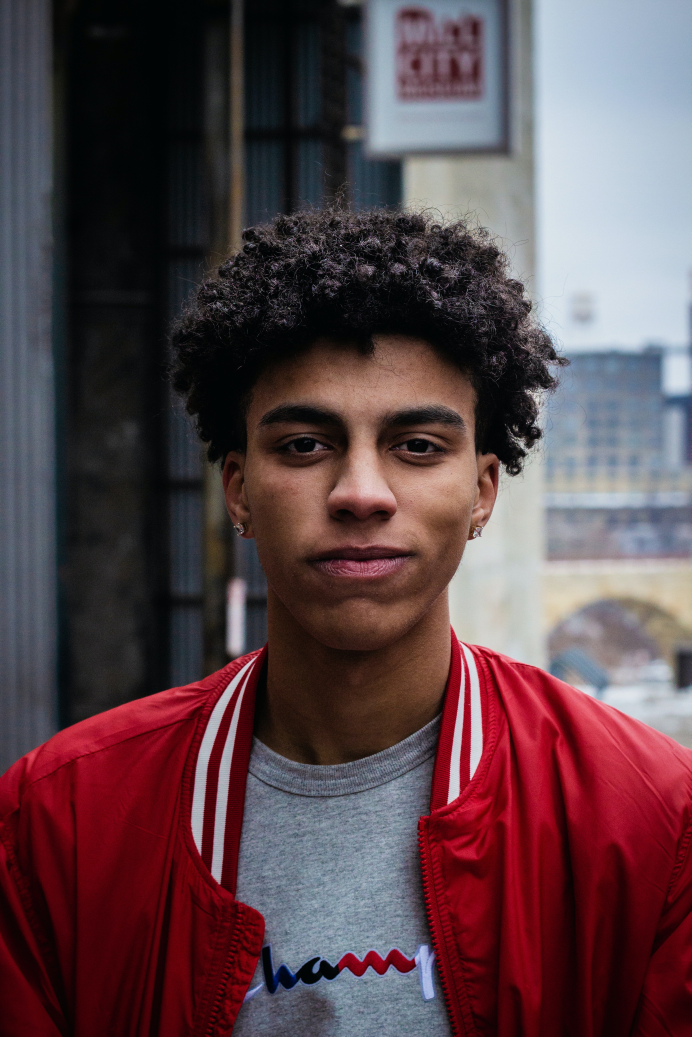
#> input picture Imagens/Homem.jpg, 3456 x 5184 px, found by its file name (shown at 1/5 size)
$ python 'Pixelando uma Imagem - Versão 1.0.0.py'
#> lines starting #> are read from the running program, lines starting #| are printed output that depends on the picture
#
########################################################################
# Importação das Bibliotecas Necessárias
########################################################################
#
import cv2 as cv
import numpy as np
import matplotlib.pyplot as plt
import os
from pathlib import Path

#
########################################################################
# Funções de Apoio
########################################################################
#
def LimpaTerminal ():
    if os.name == "nt":
       _ = os.system( "cls" )
    else:
      _ = os.system( "clear ")
    return ()

def CenarioInterpolacaoImagem ( imgOriginal, imgDobro, imgMetade, strTituloDobro, strTituloMetade ):
    Grafico = plt.figure( )

    Grafico.add_subplot(1,3,1)
    plt.imshow(imgOriginal )
    plt.title("Original")

    Grafico.add_subplot(1,3,2)
    plt.imshow(imgDobro )
    plt.title(strTituloDobro)

    Grafico.add_subplot(1,3,3)
    plt.imshow(imgMetade )
    plt.title(strTituloMetade)

    plt.tight_layout()
    plt.show ()
    return ()


#
########################################################################
# Definições Gerais
########################################################################
#
NomeImagem  = "Homem.jpg"
dirRaiz = Path.home()
dirBase = "Atividades/LocalCV"
dirImagem = "Imagens"
dirCaminhoImagem = str(Path(dirRaiz, dirBase, dirImagem, NomeImagem))
pixelLargura = 16
pixelAltura = 16

#
########################################################################
# Lendo e Reduzindo a Imagem
########################################################################
#
imgBase = cv.imread ( dirCaminhoImagem, cv.IMREAD_COLOR)
#> imgBase is the input picture: shape (5184, 3456, 3); mean B, G, R 74.7, 69.1, 91.8

#
########################################################################
# Checando se a Imagem Foi Lida com Sucesso
########################################################################
#
if imgBase is None:
   LimpaTerminal ()
   print( "Não Foi Localizada a Imagem : ", NomeImagem)
   exit ()

#
########################################################################
# Pixelando a Imagem
########################################################################
#
iAltura, iLargura = imgBase.shape[:2]
#> iAltura = 5184; iLargura = 3456
imgTemporaria = cv.resize(imgBase, (pixelLargura, pixelAltura), interpolation=cv.INTER_LINEAR)
imgResultado = cv.resize(imgTemporaria, (iLargura, iAltura ), interpolation=cv.INTER_NEAREST)
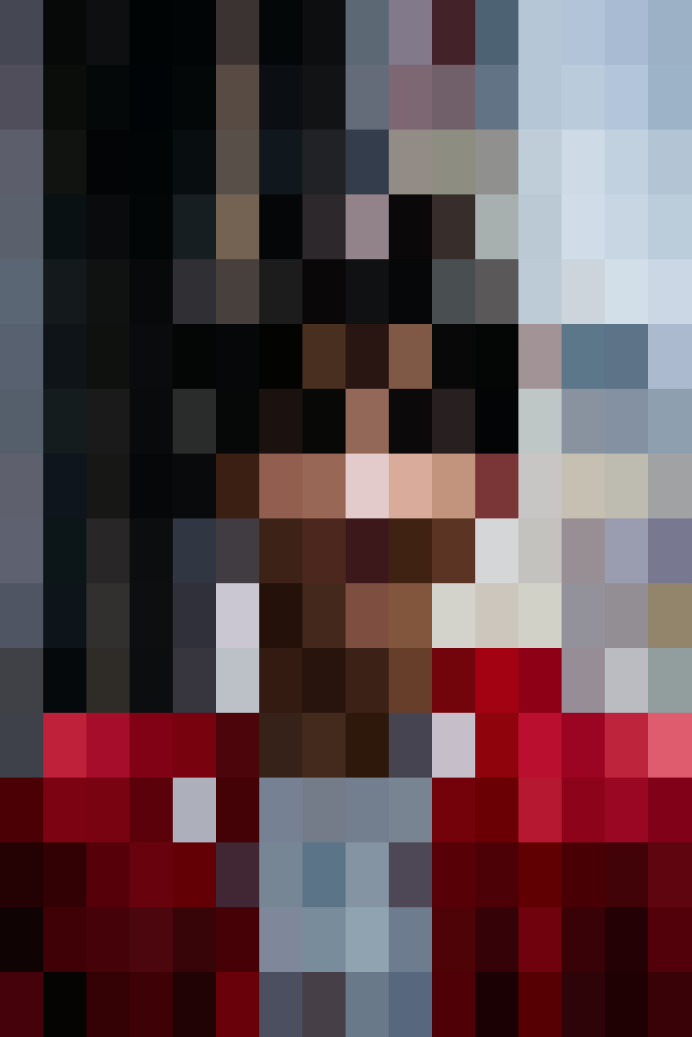
#> imgResultado: shape (5184, 3456, 3) (shown at 1/5 size); mean of channels 0, 1, 2 74, 68.8, 90.7; drawn as B, G, R

#
########################################################################
# Convertendo para Matplotlib
########################################################################
#
imgBase = cv.cvtColor ( imgBase, cv.COLOR_BGR2RGB )
imgResultado = cv.cvtColor ( imgResultado, cv.COLOR_BGR2RGB )

#
########################################################################
# Apresentação do Resultado
########################################################################
#
Grafico = plt.figure( )

Grafico.add_subplot(1,2,1)
plt.imshow(imgBase )
plt.title("Imagem Original")

Grafico.add_subplot(1,2,2)
plt.imshow(imgResultado )
plt.title( "Imagem Pixelada")

plt.tight_layout()
plt.show ()
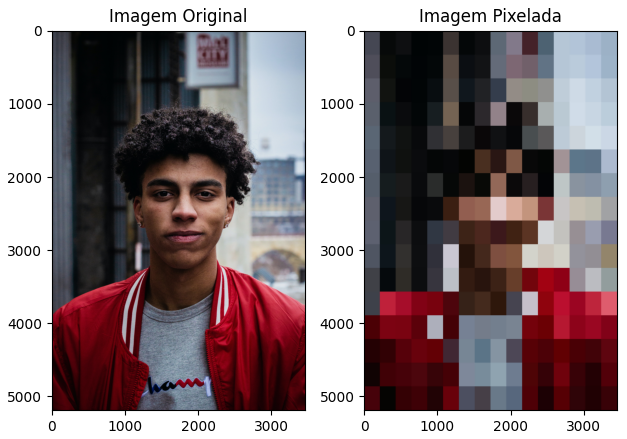
#> figure drawn by matplotlib, 2 panels

########################################################################
# FIM DO PROGRAMA
########################################################################

$ run again, with Imagens/Amigos.jpg copied over Imagens/Homem.jpg
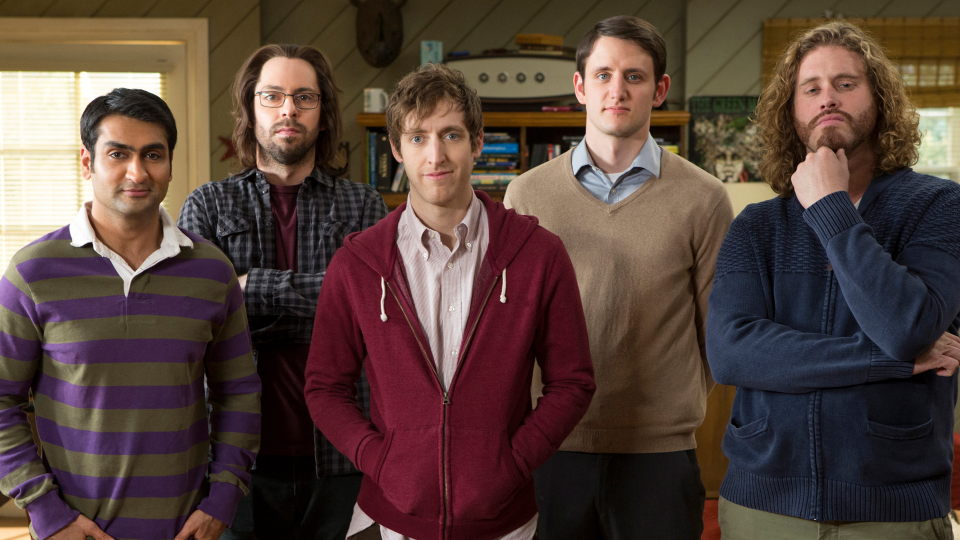
#> input picture Imagens/Amigos.jpg, 1920 x 1080 px, found by its file name (shown at 1/2 size)
#> imgBase is the input picture: shape (1080, 1920, 3); mean B, G, R 58.9, 65.5, 85.2
#> `imgResultado = cv.resize(imgTemporaria, (iLargura, iAltura ), interpol..`:
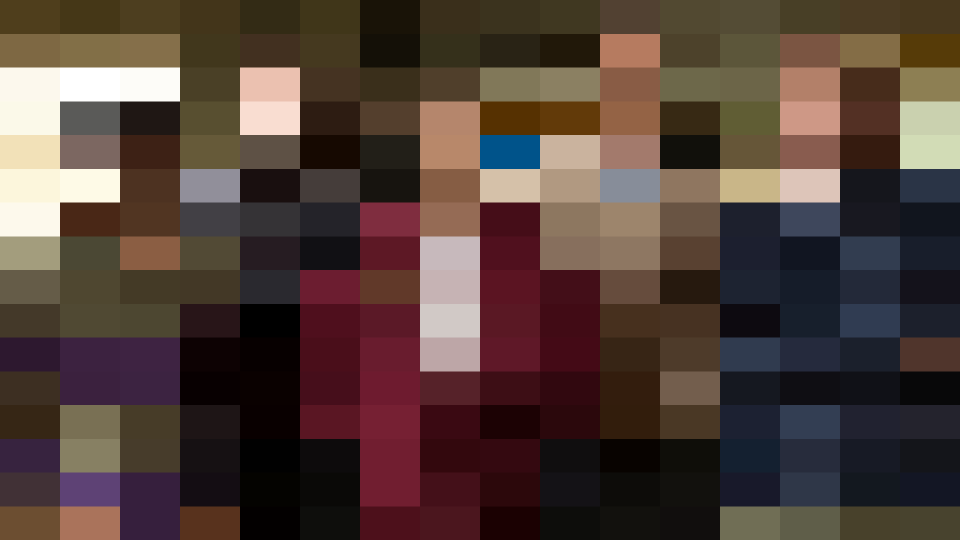
#> imgResultado: shape (1080, 1920, 3) (shown at 1/2 size); mean of channels 0, 1, 2 56.3, 62.9, 81; drawn as B, G, R
#> `plt.show ()`:
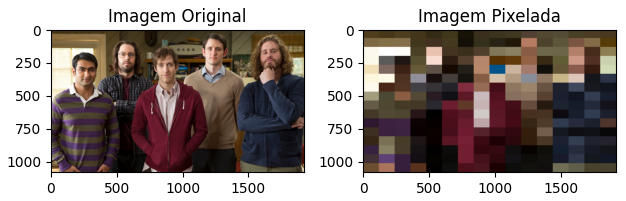
#> figure drawn by matplotlib, 2 panels

$ run again, with Imagens/AmigosEscritorio.jpg copied over Imagens/Homem.jpg
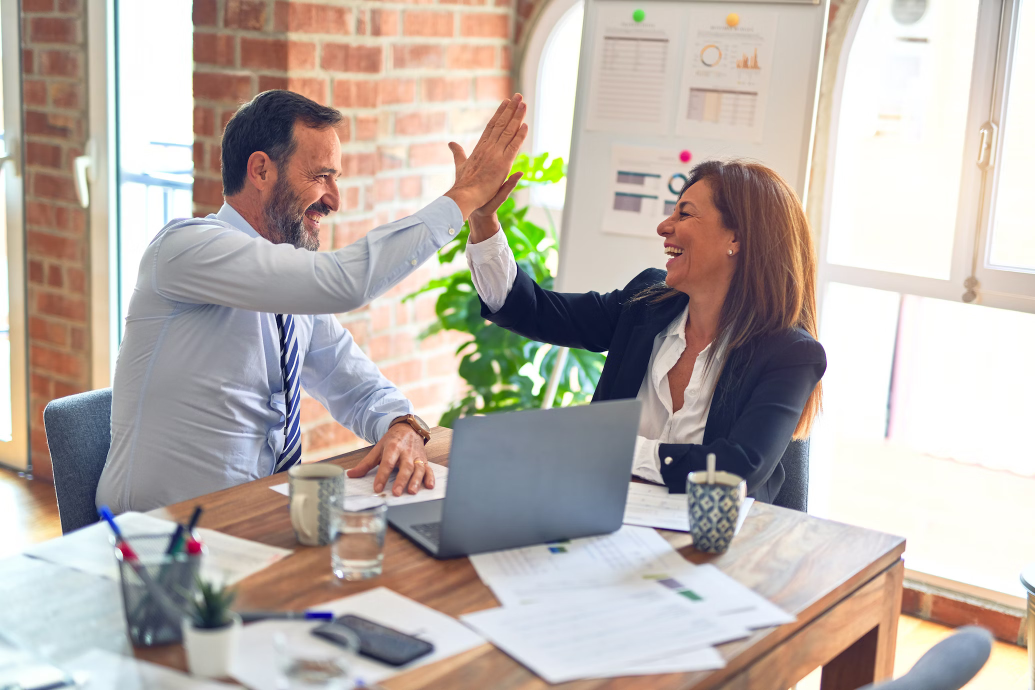
#> input picture Imagens/AmigosEscritorio.jpg, 2070 x 1380 px, found by its file name (shown at 1/2 size)
#> imgBase is the input picture: shape (1380, 2070, 3); mean B, G, R 169.5, 175.7, 185.3
#> `imgResultado = cv.resize(imgTemporaria, (iLargura, iAltura ), interpol..`:
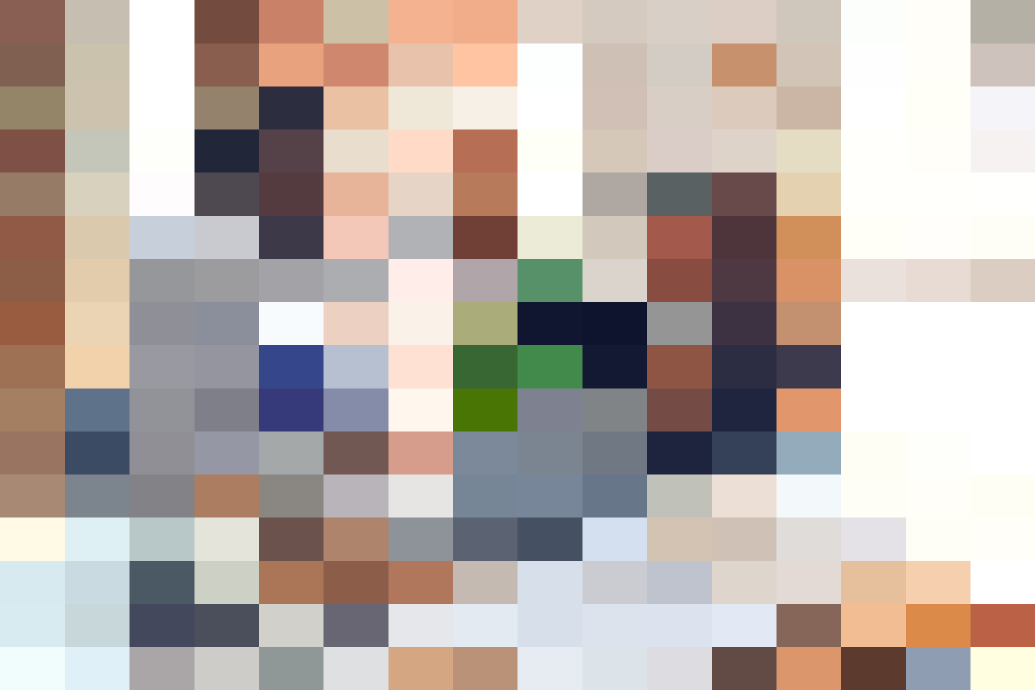
#> imgResultado: shape (1380, 2070, 3) (shown at 1/2 size); mean of channels 0, 1, 2 168, 174.3, 185.5; drawn as B, G, R
#> `plt.show ()`:
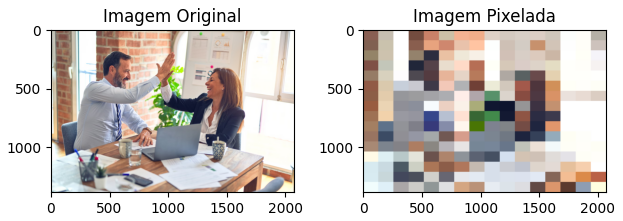
#> figure drawn by matplotlib, 2 panels
